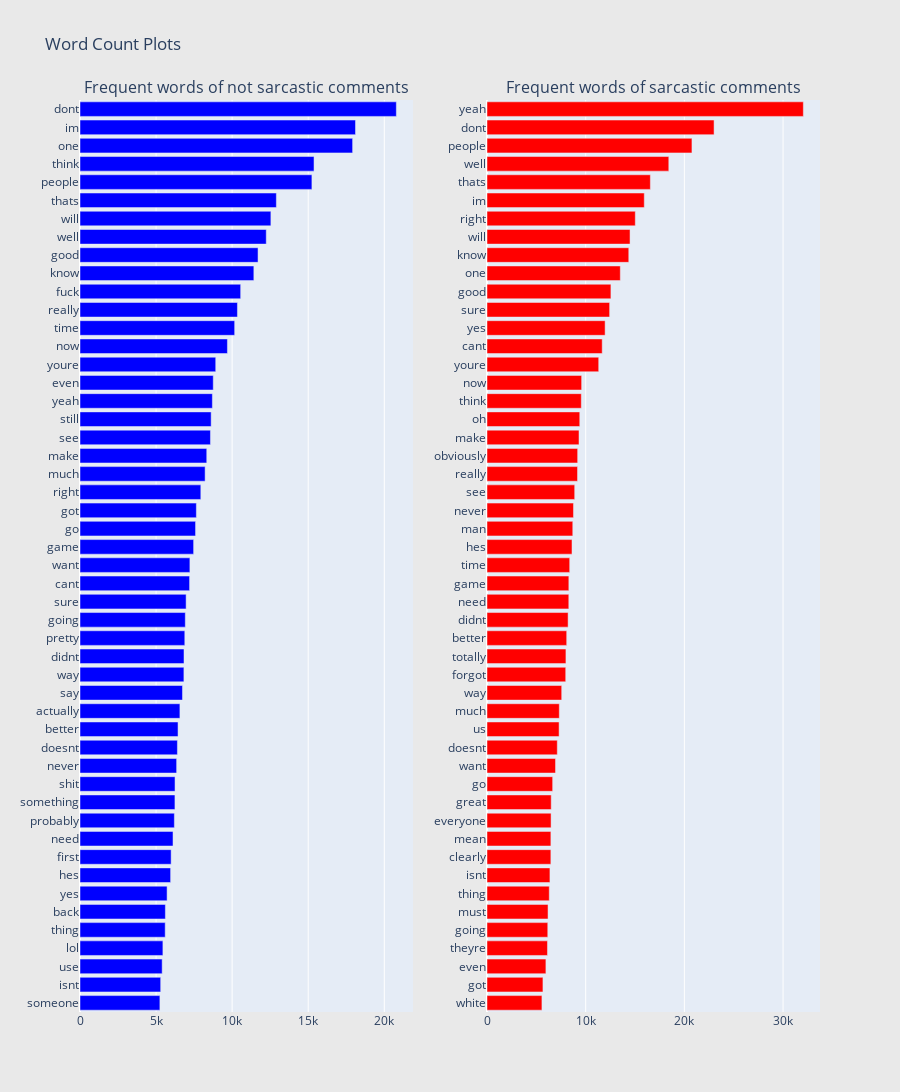

This figure's notebook cell:
### Code cell
from collections import defaultdict
from plotly import tools

train1_df = df[df["label"]==1]
train0_df = df[df["label"]==0]

## custom function for ngram generation ##
def generate_ngrams(text, n_gram=1):
    token = [token for token in text.lower().split(" ") if token != "" if token not in STOPWORDS]
    ngrams = zip(*[token[i:] for i in range(n_gram)])
    return [" ".join(ngram) for ngram in ngrams]


## custom function for horizontal bar chart ##
def horizontal_bar_chart(df, color):
    trace = go.Bar(
        y=df["word"].values[::-1],
        x=df["wordcount"].values[::-1],
        showlegend=False,
        orientation = 'h',
        marker=dict(
            color=color,
        ),
    )
    return trace

## Get the bar chart from not sarcastic comment ##
freq_dict = defaultdict(int)
for sent in train0_df["comment"]:
    for word in generate_ngrams(sent):
        freq_dict[word] += 1
fd_sorted = pd.DataFrame(sorted(freq_dict.items(), key=lambda x: x[1])[::-1])
fd_sorted.columns = ["word", "wordcount"]
trace0 = horizontal_bar_chart(fd_sorted.head(50), 'blue')

## Get the bar chart from sarcastic comment ##
freq_dict = defaultdict(int)
for sent in train1_df["comment"]:
    for word in generate_ngrams(sent):
        freq_dict[word] += 1
fd_sorted = pd.DataFrame(sorted(freq_dict.items(), key=lambda x: x[1])[::-1])
fd_sorted.columns = ["word", "wordcount"]
trace1 = horizontal_bar_chart(fd_sorted.head(50), 'red')

# Creating two subplots
fig = tools.make_subplots(rows=1, cols=2, vertical_spacing=0.04,
                          subplot_titles=["Frequent words of not sarcastic comments", 
                                          "Frequent words of sarcastic comments"])
fig.append_trace(trace0, 1, 1)
fig.append_trace(trace1, 1, 2)
fig['layout'].update(height=1200, width=900, paper_bgcolor='rgb(233,233,233)', title="Word Count Plots")
py.iplot(fig, filename='word-plots');

### Figure 1 — Plotly figure (JSON) as saved in the notebook; plotly's stock layout.template omitted (floating-point values rounded to 4 significant figures)
{"data": [{"marker": {"color": "blue"}, "orientation": "h", "showlegend": false, "type": "bar", "x": [5251, 5303, 5401, 5449, 5600, 5612, 5724, 5956, 5990, 6114, 6203, 6240, 6246, 6351, 6403, 6444, 6567, 6735, 6829, 6836, 6888, 6921, 6975, 7203, 7223, 7468, 7595, 7648, 7941, 8223, 8331, 8575, 8620, 8701, 8759, 8921, 9690, 10166, 10349, 10560, 11427, 11702, 12242, 12546, 12906, 15243, 15382, 17918, 18108, 20793], "xaxis": "x", "y": ["someone", "isnt", "use", "lol", "thing", "back", "yes", "hes", "first", "need", "probably", "something", "shit", "never", "doesnt", "better", "actually", "say", "way", "didnt", "pretty", "going", "sure", "cant", "want", "game", "go", "got", "right", "much", "make", "see", "still", "yeah", "even", "youre", "now", "time", "really", "fuck", "know", "good", "well", "will", "thats", "people", "think", "one", "im", "dont"], "yaxis": "y"}, {"marker": {"color": "red"}, "orientation": "h", "showlegend": false, "type": "bar", "x": [5566, 5668, 5968, 6127, 6158, 6185, 6310, 6377, 6471, 6473, 6492, 6506, 6653, 6943, 7123, 7305, 7326, 7570, 7977, 7998, 8076, 8218, 8290, 8294, 8380, 8614, 8692, 8763, 8887, 9173, 9187, 9323, 9400, 9555, 9590, 11320, 11674, 11969, 12426, 12557, 13507, 14367, 14494, 15027, 15937, 16553, 18422, 20768, 23009, 32056], "xaxis": "x2", "y": ["white", "got", "even", "theyre", "going", "must", "thing", "isnt", "clearly", "mean", "everyone", "great", "go", "want", "doesnt", "us", "much", "way", "forgot", "totally", "better", "didnt", "need", "game", "time", "hes", "man", "never", "see", "really", "obviously", "make", "oh", "think", "now", "youre", "cant", "yes", "sure", "good", "one", "know", "will", "right", "im", "thats", "well", "people", "dont", "yeah"], "yaxis": "y2"}], "layout": {"annotations": [{"font": {"size": 16}, "showarrow": false, "text": "Frequent words of not sarcastic comments", "x": 0.225, "xanchor": "center", "xref": "paper", "y": 1, "yanchor": "bottom", "yref": "paper"}, {"font": {"size": 16}, "showarrow": false, "text": "Frequent words of sarcastic comments", "x": 0.775, "xanchor": "center", "xref": "paper", "y": 1, "yanchor": "bottom", "yref": "paper"}], "height": 1200, "paper_bgcolor": "rgb(233,233,233)", "title": {"text": "Word Count Plots"}, "width": 900, "xaxis": {"anchor": "y", "domain": [0, 0.45]}, "xaxis2": {"anchor": "y2", "domain": [0.55, 1]}, "yaxis": {"anchor": "x", "domain": [0, 1]}, "yaxis2": {"anchor": "x2", "domain": [0, 1]}}}
